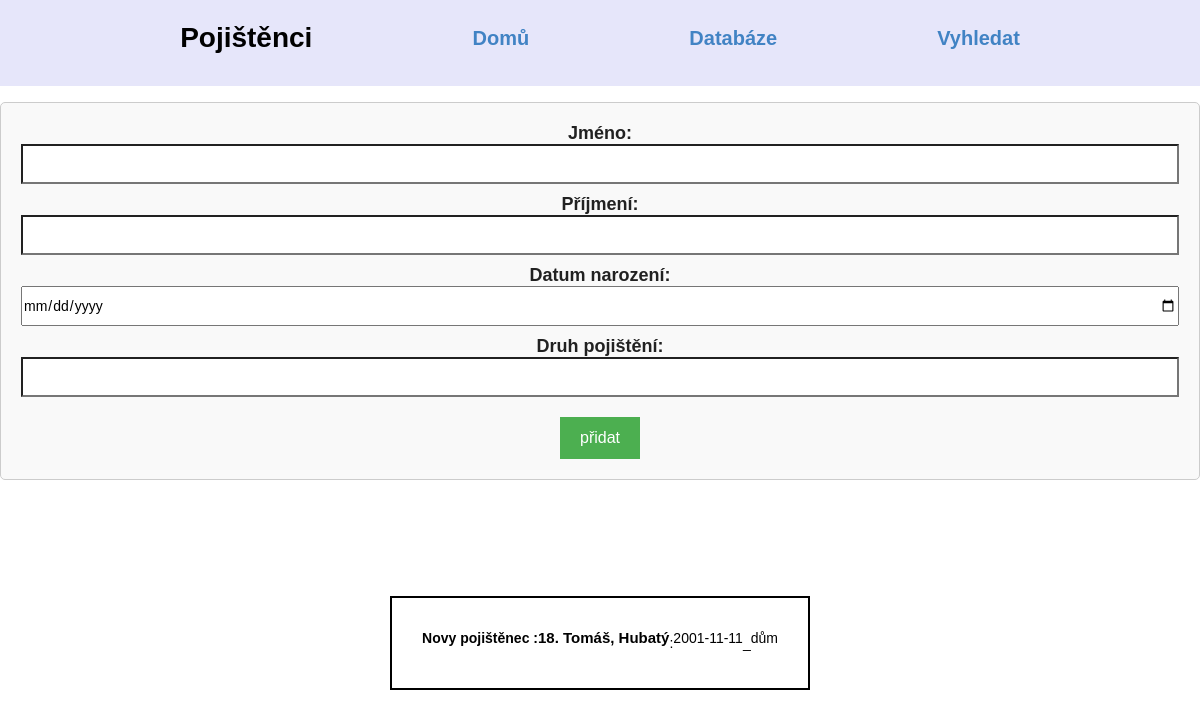
The page / on the database its author committed.
### main.py (models this page shows)
class Pojistenec(db.Model):
    id = db.Column(db.Integer, primary_key=True)
    jmeno = db.Column(db.String(100))
    prijmeni = db.Column(db.String(100))
    datum_narozeni = db.Column(db.Date)
    pojistka = db.Column(db.String(100))

### main.py (the view)
@app.route("/")
def home():
    pojistenci = Pojistenec.query.all()
    return render_template("base.html", pojistenci=pojistenci)

### templates/base.html (shortened to what this page needs)
<!DOCTYPE html>
<html lang="en">
<head>
    <link rel="stylesheet" href="https://cdn.jsdelivr.net/npm/semantic-ui@2.4.2/dist/semantic.min.css">
</head>
<header>
    <nav>
        <ul>
            <li><h1 class="text-center">Pojištěnci</h1></li>
            <li><a href="/">Domů</a></li>
            <li><a href="/databaze">Databáze</a></li>
            <li><a href="/search">Vyhledat</a></li>
        </ul>
    </nav>
</header>
<body>
    <form action="/add" method="POST">
        <label for="jmeno"><strong>Jméno</strong>: </label>
        <input type="text" id="jmeno" name="jmeno" required>
        <label for="prijmeni"><strong>Příjmení</strong>: </label>
        <input type="text" id="prijmeni" name="prijmeni" required><br>
        <label for="datum_narozeni"><strong>Datum narození</strong>: </label>
        <input type="date" id="datum_narozeni" name="datum_narozeni" required>
        <label for="pojistka"><strong>Druh pojištění</strong>: </label>
        <input type="text" id="pojistka" name="pojistka" required><br>
        <button type="submit"> přidat  </button>
     </form>
</body>
    <footer>
    <div class="person">
        {% if pojistenci %}
        <ul>
            <li><strong>Novy pojištěnec :</strong>
                <li class="name">{{ pojistenci [-1].id}}. {{ pojistenci[-1].jmeno }}, {{ pojistenci[-1].prijmeni }}</li> :
                <li>{{ pojistenci[-1].datum_narozeni }}</li>_
                <li>{{ pojistenci[-1].pojistka }}</li>
        </ul>
        {% else %}
        <p>No insured persons added yet.</p>
        {% endif %}
    </div>
</footer>
</html>

### templates/base.html (style rules this page uses)
* { margin:0; padding:0; }
body { display: flex; flex-direction:column; align-items: center; justify-content: space-between; box-sizing: border-box; margin: 0; font-family: Arial }
header { background-color: #E6E6FA; flex-box:center;; text-align: center; width: 100%; font-weight: bold; font-size:20px; color:black }
form { width: 100%; border: 1px solid #ccc; border-radius: 5px; background-color: #f9f9f9; padding:20px; text-align:center; }
h1, h2 { margin:0; font-weight: bold; }
label { font-weight: bold; font-size:18px; margin-bottom: 5px; }
input[type="text"], input[type="date"] { margin-bottom: 10px; width: 100%; height:40px; padding.10px; box-sizing: border-box; }
button[type="submit"] { margin-top: 10px; padding: 12px 20px; font-size: 16px; background-color: #4CAF50; color: white; border: none; cursor: pointer; }
ul { margin: 20px; list-style-type: none; padding: 0; display:flex; justify-content: space-evenly; color:black; align-items:center; }
li { margin-bottom: 10px; position:left; display:flex; justify-content: space-evenly; color:black }
.person { border: 2px solid black; padding: 10px; margin-bottom: 10px; position:left; }
.name { font-weight: bold; font-size: 15px; }
h1 { font-weight:bold; font-family:Arial; }
footer { padding:100px }

### rows shown on the page
Pojistenec: id "18", jmeno "Tomáš", prijmeni "Hubatý", datum_narozeni "2001-11-11", pojistka "dům"
